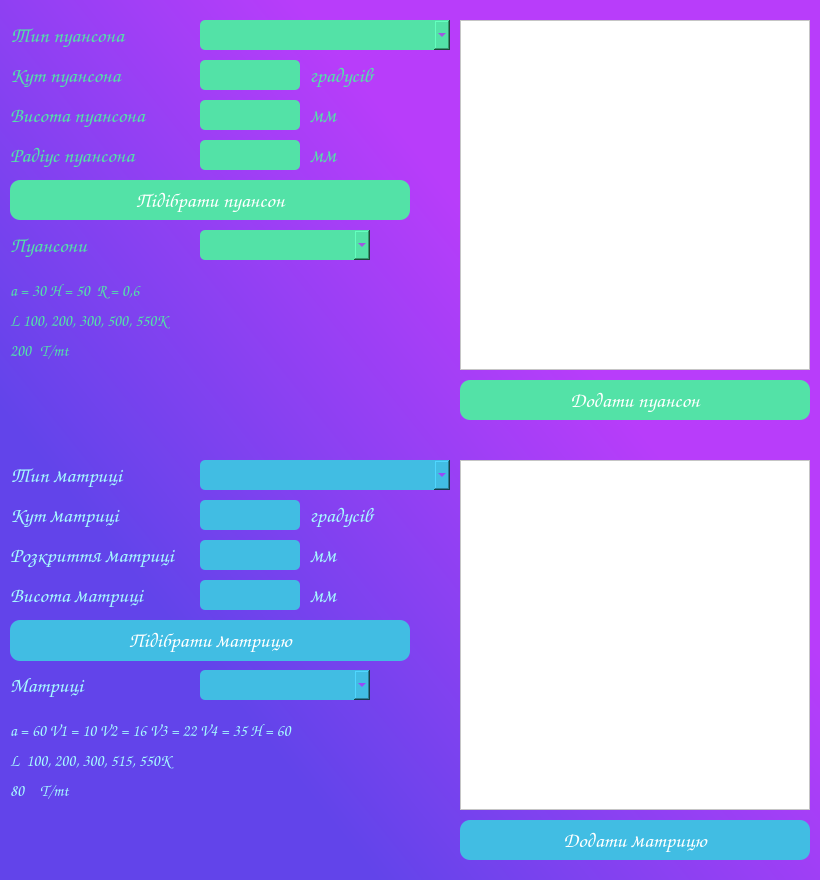
<?xml version="1.0" encoding="UTF-8"?>
<ui version="4.0">
 <class>Form</class>
 <widget class="QWidget" name="Form">
  <property name="geometry">
   <rect>
    <x>0</x>
    <y>0</y>
    <width>820</width>
    <height>880</height>
   </rect>
  </property>
  <property name="windowTitle">
   <string>Form</string>
  </property>
  <property name="styleSheet">
   <string notr="true">background-color: qlineargradient(spread:pad, x1:0.0685455, y1:0.704, x2:0.585, y2:0.261, stop:0.153409 rgba(98, 68, 234, 255), stop:1 rgba(184, 61, 250, 255));</string>
  </property>
  <property name="locale">
   <locale language="Ukrainian" country="Ukraine"/>
  </property>
  <widget class="QLabel" name="punch_angle_label">
   <property name="geometry">
    <rect>
     <x>10</x>
     <y>60</y>
     <width>150</width>
     <height>31</height>
    </rect>
   </property>
   <property name="font">
    <font>
     <family>Comic Sans MS</family>
     <pointsize>16</pointsize>
    </font>
   </property>
   <property name="styleSheet">
    <string notr="true">background-color: qlineargradient(spread:pad, x1:0, y1:0, x2:1, y2:0, stop:0 rgba(0, 0, 0, 0), stop:1 rgba(255, 255, 255, 0));
color: rgb(83, 226, 167);</string>
   </property>
   <property name="text">
    <string>Кут пуансона</string>
   </property>
  </widget>
  <widget class="QLabel" name="punch_height_label">
   <property name="geometry">
    <rect>
     <x>10</x>
     <y>100</y>
     <width>170</width>
     <height>31</height>
    </rect>
   </property>
   <property name="font">
    <font>
     <family>Comic Sans MS</family>
     <pointsize>16</pointsize>
    </font>
   </property>
   <property name="styleSheet">
    <string notr="true">background-color: qlineargradient(spread:pad, x1:0, y1:0, x2:1, y2:0, stop:0 rgba(0, 0, 0, 0), stop:1 rgba(255, 255, 255, 0));
color: rgb(83, 226, 167);</string>
   </property>
   <property name="text">
    <string>Висота пуансона</string>
   </property>
  </widget>
  <widget class="QLabel" name="punch_radius_label">
   <property name="geometry">
    <rect>
     <x>10</x>
     <y>140</y>
     <width>170</width>
     <height>30</height>
    </rect>
   </property>
   <property name="font">
    <font>
     <family>Comic Sans MS</family>
     <pointsize>16</pointsize>
    </font>
   </property>
   <property name="styleSheet">
    <string notr="true">background-color: qlineargradient(spread:pad, x1:0, y1:0, x2:1, y2:0, stop:0 rgba(0, 0, 0, 0), stop:1 rgba(255, 255, 255, 0));
color: rgb(83, 226, 167);</string>
   </property>
   <property name="text">
    <string>Радіус пуансона</string>
   </property>
  </widget>
  <widget class="QLabel" name="die_angle_label">
   <property name="geometry">
    <rect>
     <x>10</x>
     <y>500</y>
     <width>150</width>
     <height>30</height>
    </rect>
   </property>
   <property name="font">
    <font>
     <family>Comic Sans MS</family>
     <pointsize>16</pointsize>
    </font>
   </property>
   <property name="styleSheet">
    <string notr="true">background-color: qlineargradient(spread:pad, x1:0, y1:0, x2:1, y2:0, stop:0 rgba(0, 0, 0, 0), stop:1 rgba(255, 255, 255, 0));
color:rgb(166, 251, 255);</string>
   </property>
   <property name="text">
    <string>Кут матриці</string>
   </property>
  </widget>
  <widget class="QLabel" name="die_distance_label">
   <property name="geometry">
    <rect>
     <x>10</x>
     <y>540</y>
     <width>180</width>
     <height>30</height>
    </rect>
   </property>
   <property name="font">
    <font>
     <family>Comic Sans MS</family>
     <pointsize>16</pointsize>
    </font>
   </property>
   <property name="styleSheet">
    <string notr="true">background-color: qlineargradient(spread:pad, x1:0, y1:0, x2:1, y2:0, stop:0 rgba(0, 0, 0, 0), stop:1 rgba(255, 255, 255, 0));
color:rgb(166, 251, 255);</string>
   </property>
   <property name="text">
    <string>Розкриття матриці</string>
   </property>
  </widget>
  <widget class="QLineEdit" name="punch_angle_value">
   <property name="geometry">
    <rect>
     <x>200</x>
     <y>60</y>
     <width>100</width>
     <height>30</height>
    </rect>
   </property>
   <property name="font">
    <font>
     <family>Comic Sans MS</family>
     <pointsize>12</pointsize>
    </font>
   </property>
   <property name="styleSheet">
    <string notr="true">QLineEdit{

	background-color: rgb(83, 226, 167);
	color: rgb(202, 8, 255);
	border: 1px  rgb(255, 197, 60);
border-radius: 5px;
}
QLineEdit:hover {
	border: 3px solid rgb(2, 35, 255);
}
QLineEdit:focus {
	border: 3px solid rgb(0, 255, 162);
}</string>
   </property>
   <property name="alignment">
    <set>Qt::AlignCenter</set>
   </property>
  </widget>
  <widget class="QLineEdit" name="punch_height_value">
   <property name="geometry">
    <rect>
     <x>200</x>
     <y>100</y>
     <width>100</width>
     <height>30</height>
    </rect>
   </property>
   <property name="font">
    <font>
     <family>Comic Sans MS</family>
     <pointsize>12</pointsize>
    </font>
   </property>
   <property name="styleSheet">
    <string notr="true">QLineEdit{

	background-color: rgb(83, 226, 167);
	color: rgb(202, 8, 255);
	border: 1px  rgb(255, 197, 60);
border-radius: 5px;
}
QLineEdit:hover {
	border: 3px solid rgb(2, 35, 255);
}
QLineEdit:focus {
	border: 3px solid rgb(0, 255, 162);
}</string>
   </property>
   <property name="alignment">
    <set>Qt::AlignCenter</set>
   </property>
  </widget>
  <widget class="QLineEdit" name="punch_radius_value">
   <property name="geometry">
    <rect>
     <x>200</x>
     <y>140</y>
     <width>100</width>
     <height>30</height>
    </rect>
   </property>
   <property name="font">
    <font>
     <family>Comic Sans MS</family>
     <pointsize>12</pointsize>
    </font>
   </property>
   <property name="styleSheet">
    <string notr="true">QLineEdit{

	background-color: rgb(83, 226, 167);
	color: rgb(202, 8, 255);
	border: 1px  rgb(255, 197, 60);
border-radius: 5px;
}
QLineEdit:hover {
	border: 3px solid rgb(2, 35, 255);
}
QLineEdit:focus {
	border: 3px solid rgb(0, 255, 162);
}</string>
   </property>
   <property name="alignment">
    <set>Qt::AlignCenter</set>
   </property>
  </widget>
  <widget class="QLineEdit" name="die_angle_value">
   <property name="geometry">
    <rect>
     <x>200</x>
     <y>500</y>
     <width>100</width>
     <height>30</height>
    </rect>
   </property>
   <property name="font">
    <font>
     <family>Comic Sans MS</family>
     <pointsize>12</pointsize>
    </font>
   </property>
   <property name="styleSheet">
    <string notr="true">QLineEdit{

	background-color: rgb(65, 189, 227);
	color: rgb(202, 8, 255);
	border: 1px  rgb(65, 189, 227);
border-radius: 5px;
}
QLineEdit:hover {
	border: 3px solid rgb(2, 35, 255);
}
QLineEdit:focus {
	border: 3px solid rgb(0, 255, 162);
}</string>
   </property>
   <property name="alignment">
    <set>Qt::AlignCenter</set>
   </property>
  </widget>
  <widget class="QLineEdit" name="die_distance_value">
   <property name="geometry">
    <rect>
     <x>200</x>
     <y>540</y>
     <width>100</width>
     <height>30</height>
    </rect>
   </property>
   <property name="font">
    <font>
     <family>Comic Sans MS</family>
     <pointsize>12</pointsize>
    </font>
   </property>
   <property name="styleSheet">
    <string notr="true">QLineEdit{

	background-color:rgb(65, 189, 227) ;
	color: rgb(202, 8, 255);

	border: 1px  rgb(65, 189, 227);
border-radius: 5px;
}
QLineEdit:hover {
	border: 3px solid rgb(2, 35, 255);
}
QLineEdit:focus {
	border: 3px solid rgb(0, 255, 162);
}</string>
   </property>
   <property name="alignment">
    <set>Qt::AlignCenter</set>
   </property>
  </widget>
  <widget class="QLabel" name="punch_grad_label">
   <property name="geometry">
    <rect>
     <x>310</x>
     <y>60</y>
     <width>90</width>
     <height>30</height>
    </rect>
   </property>
   <property name="font">
    <font>
     <family>Comic Sans MS</family>
     <pointsize>16</pointsize>
    </font>
   </property>
   <property name="styleSheet">
    <string notr="true">background-color: qlineargradient(spread:pad, x1:0, y1:0, x2:1, y2:0, stop:0 rgba(0, 0, 0, 0), stop:1 rgba(255, 255, 255, 0));
color: rgb(83, 226, 167);</string>
   </property>
   <property name="text">
    <string>градусів</string>
   </property>
   <property name="alignment">
    <set>Qt::AlignLeading|Qt::AlignLeft|Qt::AlignVCenter</set>
   </property>
  </widget>
  <widget class="QLabel" name="punch_height_mm_label">
   <property name="geometry">
    <rect>
     <x>310</x>
     <y>100</y>
     <width>40</width>
     <height>30</height>
    </rect>
   </property>
   <property name="font">
    <font>
     <family>Comic Sans MS</family>
     <pointsize>16</pointsize>
    </font>
   </property>
   <property name="styleSheet">
    <string notr="true">background-color: qlineargradient(spread:pad, x1:0, y1:0, x2:1, y2:0, stop:0 rgba(0, 0, 0, 0), stop:1 rgba(255, 255, 255, 0));
color:  rgb(83, 226, 167);</string>
   </property>
   <property name="text">
    <string>мм</string>
   </property>
   <property name="alignment">
    <set>Qt::AlignLeading|Qt::AlignLeft|Qt::AlignVCenter</set>
   </property>
  </widget>
  <widget class="QLabel" name="punch_radius_mm_label">
   <property name="geometry">
    <rect>
     <x>310</x>
     <y>140</y>
     <width>40</width>
     <height>30</height>
    </rect>
   </property>
   <property name="font">
    <font>
     <family>Comic Sans MS</family>
     <pointsize>16</pointsize>
    </font>
   </property>
   <property name="styleSheet">
    <string notr="true">background-color: qlineargradient(spread:pad, x1:0, y1:0, x2:1, y2:0, stop:0 rgba(0, 0, 0, 0), stop:1 rgba(255, 255, 255, 0));
color:  rgb(83, 226, 167);</string>
   </property>
   <property name="text">
    <string>мм</string>
   </property>
   <property name="alignment">
    <set>Qt::AlignLeading|Qt::AlignLeft|Qt::AlignVCenter</set>
   </property>
  </widget>
  <widget class="QLabel" name="die_grad_label">
   <property name="geometry">
    <rect>
     <x>310</x>
     <y>500</y>
     <width>90</width>
     <height>30</height>
    </rect>
   </property>
   <property name="font">
    <font>
     <family>Comic Sans MS</family>
     <pointsize>16</pointsize>
    </font>
   </property>
   <property name="styleSheet">
    <string notr="true">background-color: qlineargradient(spread:pad, x1:0, y1:0, x2:1, y2:0, stop:0 rgba(0, 0, 0, 0), stop:1 rgba(255, 255, 255, 0));
color:rgb(166, 251, 255);</string>
   </property>
   <property name="text">
    <string>градусів</string>
   </property>
  </widget>
  <widget class="QLabel" name="die_distance_mm_label">
   <property name="geometry">
    <rect>
     <x>310</x>
     <y>540</y>
     <width>30</width>
     <height>30</height>
    </rect>
   </property>
   <property name="font">
    <font>
     <family>Comic Sans MS</family>
     <pointsize>16</pointsize>
    </font>
   </property>
   <property name="styleSheet">
    <string notr="true">background-color: qlineargradient(spread:pad, x1:0, y1:0, x2:1, y2:0, stop:0 rgba(0, 0, 0, 0), stop:1 rgba(255, 255, 255, 0));
color:rgb(166, 251, 255);</string>
   </property>
   <property name="text">
    <string>мм</string>
   </property>
  </widget>
  <widget class="QLabel" name="type_die_label">
   <property name="geometry">
    <rect>
     <x>10</x>
     <y>460</y>
     <width>150</width>
     <height>30</height>
    </rect>
   </property>
   <property name="font">
    <font>
     <family>Comic Sans MS</family>
     <pointsize>16</pointsize>
    </font>
   </property>
   <property name="styleSheet">
    <string notr="true">background-color: qlineargradient(spread:pad, x1:0, y1:0, x2:1, y2:0, stop:0 rgba(0, 0, 0, 0), stop:1 rgba(255, 255, 255, 0));
color:rgb(166, 251, 255);</string>
   </property>
   <property name="text">
    <string>Тип матриці</string>
   </property>
  </widget>
  <widget class="QComboBox" name="type_die_value">
   <property name="geometry">
    <rect>
     <x>200</x>
     <y>460</y>
     <width>250</width>
     <height>30</height>
    </rect>
   </property>
   <property name="font">
    <font>
     <family>Comic Sans MS</family>
     <pointsize>12</pointsize>
    </font>
   </property>
   <property name="styleSheet">
    <string notr="true">QComboBox{
	background-color: rgb(65, 189, 227);
	color: rgb(202, 8, 255);
	border: 1px  rgb(65, 189, 227);
border-radius: 5px;
}
QComboBox:hover {
	border: 3px solid rgb(2, 35, 255);
}
QComboBox:focus {

	border: 3px solid rgb(225, 255, 249);
}
QScrollBar {
	background-color: rgb(237, 255, 152);
	color: yellow;
}
QScrollBar::handle::pressed {
	background : lightgreen;
}
QComboBox:focus {
	border: 3px solid rgb(0, 255, 162);
}</string>
   </property>
  </widget>
  <widget class="QLabel" name="type_punch_label">
   <property name="geometry">
    <rect>
     <x>10</x>
     <y>20</y>
     <width>150</width>
     <height>30</height>
    </rect>
   </property>
   <property name="font">
    <font>
     <family>Comic Sans MS</family>
     <pointsize>16</pointsize>
    </font>
   </property>
   <property name="styleSheet">
    <string notr="true">background-color: qlineargradient(spread:pad, x1:0, y1:0, x2:1, y2:0, stop:0 rgba(0, 0, 0, 0), stop:1 rgba(255, 255, 255, 0));
color: rgb(83, 226, 167);</string>
   </property>
   <property name="text">
    <string>Тип пуансона</string>
   </property>
  </widget>
  <widget class="QComboBox" name="type_punch_value">
   <property name="geometry">
    <rect>
     <x>200</x>
     <y>20</y>
     <width>250</width>
     <height>30</height>
    </rect>
   </property>
   <property name="font">
    <font>
     <family>Comic Sans MS</family>
     <pointsize>12</pointsize>
    </font>
   </property>
   <property name="styleSheet">
    <string notr="true">QComboBox{
	background-color: rgb(83, 226, 167);
	color: rgb(202, 8, 255);
	border: 1px  rgb(255, 197, 60);
border-radius: 5px;
}
QComboBox:hover {
	border: 3px solid rgb(2, 35, 255);
}
QComboBox:focus {

	border: 3px solid rgb(225, 255, 249);
}
QScrollBar {
	background-color: rgb(237, 255, 152);
	color: yellow;
}
QScrollBar::handle::pressed {
	background : lightgreen;
}
QComboBox:focus {
	border: 3px solid rgb(0, 255, 162);
}</string>
   </property>
  </widget>
  <widget class="QComboBox" name="result_punch_value">
   <property name="geometry">
    <rect>
     <x>200</x>
     <y>230</y>
     <width>170</width>
     <height>30</height>
    </rect>
   </property>
   <property name="styleSheet">
    <string notr="true">QComboBox{
	background-color: rgb(83, 226, 167);
	color: rgb(202, 8, 255);
	border: 1px  rgb(255, 197, 60);
border-radius: 5px;
}
QComboBox:hover {
	border: 3px solid rgb(2, 35, 255);
}
QComboBox:focus {

	border: 3px solid rgb(225, 255, 249);
}
QScrollBar {
	background-color: rgb(237, 255, 152);
	color: yellow;
}
QScrollBar::handle::pressed {
	background : lightgreen;
}
QComboBox:focus {
	border: 3px solid rgb(0, 255, 162);
}</string>
   </property>
  </widget>
  <widget class="QLabel" name="punch_result_label">
   <property name="geometry">
    <rect>
     <x>10</x>
     <y>230</y>
     <width>111</width>
     <height>31</height>
    </rect>
   </property>
   <property name="font">
    <font>
     <family>Comic Sans MS</family>
     <pointsize>16</pointsize>
    </font>
   </property>
   <property name="styleSheet">
    <string notr="true">background-color: qlineargradient(spread:pad, x1:0, y1:0, x2:1, y2:0, stop:0 rgba(0, 0, 0, 0), stop:1 rgba(255, 255, 255, 0));
color:  rgb(83, 226, 167);</string>
   </property>
   <property name="text">
    <string>Пуансони</string>
   </property>
  </widget>
  <widget class="QComboBox" name="result_die_value">
   <property name="geometry">
    <rect>
     <x>200</x>
     <y>670</y>
     <width>170</width>
     <height>30</height>
    </rect>
   </property>
   <property name="font">
    <font>
     <family>Comic Sans MS</family>
     <pointsize>12</pointsize>
    </font>
   </property>
   <property name="styleSheet">
    <string notr="true">QComboBox{
	background-color: rgb(65, 189, 227);
	color: rgb(202, 8, 255);
	border: 1px  rgb(65, 189, 227);
border-radius: 5px;
}
QComboBox:hover {
	border: 3px solid rgb(2, 35, 255);
}
QComboBox:focus {

	border: 3px solid rgb(225, 255, 249);
}
QScrollBar {
	background-color: rgb(237, 255, 152);
	color: yellow;
}
QScrollBar::handle::pressed {
	background : lightgreen;
}
QComboBox:focus {
	border: 3px solid rgb(0, 255, 162);
}</string>
   </property>
  </widget>
  <widget class="QLabel" name="punch_result_label_2">
   <property name="geometry">
    <rect>
     <x>10</x>
     <y>670</y>
     <width>90</width>
     <height>31</height>
    </rect>
   </property>
   <property name="font">
    <font>
     <family>Comic Sans MS</family>
     <pointsize>16</pointsize>
    </font>
   </property>
   <property name="styleSheet">
    <string notr="true">background-color: qlineargradient(spread:pad, x1:0, y1:0, x2:1, y2:0, stop:0 rgba(0, 0, 0, 0), stop:1 rgba(255, 255, 255, 0));
color: rgb(166, 251, 255);</string>
   </property>
   <property name="text">
    <string>Матриці</string>
   </property>
  </widget>
  <widget class="QPushButton" name="find_punch_button">
   <property name="enabled">
    <bool>true</bool>
   </property>
   <property name="geometry">
    <rect>
     <x>10</x>
     <y>180</y>
     <width>400</width>
     <height>40</height>
    </rect>
   </property>
   <property name="font">
    <font>
     <family>Comic Sans MS</family>
     <pointsize>16</pointsize>
    </font>
   </property>
   <property name="styleSheet">
    <string notr="true">QPushButton {
	background-color: rgb(83, 226, 167);
color:white;
border-radius: 10px;
}
QPushButton:hover {
    background-color:  rgb(48, 221, 255);
}</string>
   </property>
   <property name="locale">
    <locale language="Ukrainian" country="Ukraine"/>
   </property>
   <property name="text">
    <string>Підібрати пуансон</string>
   </property>
   <property name="shortcut">
    <string/>
   </property>
  </widget>
  <widget class="QPushButton" name="find_die_button">
   <property name="enabled">
    <bool>true</bool>
   </property>
   <property name="geometry">
    <rect>
     <x>10</x>
     <y>620</y>
     <width>400</width>
     <height>41</height>
    </rect>
   </property>
   <property name="font">
    <font>
     <family>Comic Sans MS</family>
     <pointsize>16</pointsize>
    </font>
   </property>
   <property name="styleSheet">
    <string notr="true">QPushButton {
background-color:  rgb(65, 189, 227);
color:white;
border-radius: 10px;
}
QPushButton:hover {
    background-color:  rgb(48, 221, 255);
}</string>
   </property>
   <property name="locale">
    <locale language="Ukrainian" country="Ukraine"/>
   </property>
   <property name="text">
    <string>Підібрати матрицю</string>
   </property>
   <property name="shortcut">
    <string/>
   </property>
  </widget>
  <widget class="QGraphicsView" name="punch_image">
   <property name="geometry">
    <rect>
     <x>460</x>
     <y>20</y>
     <width>350</width>
     <height>350</height>
    </rect>
   </property>
   <property name="styleSheet">
    <string notr="true">background: rgb(255, 255, 255);</string>
   </property>
  </widget>
  <widget class="QGraphicsView" name="die_image">
   <property name="geometry">
    <rect>
     <x>460</x>
     <y>460</y>
     <width>350</width>
     <height>350</height>
    </rect>
   </property>
   <property name="styleSheet">
    <string notr="true">background: rgb(255, 255, 255);</string>
   </property>
  </widget>
  <widget class="QPushButton" name="add_punch_button_3">
   <property name="enabled">
    <bool>true</bool>
   </property>
   <property name="geometry">
    <rect>
     <x>460</x>
     <y>380</y>
     <width>350</width>
     <height>40</height>
    </rect>
   </property>
   <property name="font">
    <font>
     <family>Comic Sans MS</family>
     <pointsize>16</pointsize>
    </font>
   </property>
   <property name="styleSheet">
    <string notr="true">QPushButton {
	background-color: rgb(83, 226, 167);
color:white;
border-radius: 10px;
}
QPushButton:hover {
    background-color:  rgb(48, 221, 255);
}</string>
   </property>
   <property name="locale">
    <locale language="Ukrainian" country="Ukraine"/>
   </property>
   <property name="text">
    <string>Додати пуансон</string>
   </property>
   <property name="shortcut">
    <string/>
   </property>
  </widget>
  <widget class="QPushButton" name="add_die_button">
   <property name="enabled">
    <bool>true</bool>
   </property>
   <property name="geometry">
    <rect>
     <x>460</x>
     <y>820</y>
     <width>350</width>
     <height>40</height>
    </rect>
   </property>
   <property name="font">
    <font>
     <family>Comic Sans MS</family>
     <pointsize>16</pointsize>
    </font>
   </property>
   <property name="styleSheet">
    <string notr="true">QPushButton {
background-color:  rgb(65, 189, 227);
color:white;
border-radius: 10px;
}
QPushButton:hover {
    background-color:  rgb(48, 221, 255);
}</string>
   </property>
   <property name="locale">
    <locale language="Ukrainian" country="Ukraine"/>
   </property>
   <property name="text">
    <string>Додати матрицю</string>
   </property>
   <property name="shortcut">
    <string/>
   </property>
  </widget>
  <widget class="QLabel" name="info_punch_label">
   <property name="geometry">
    <rect>
     <x>10</x>
     <y>280</y>
     <width>350</width>
     <height>20</height>
    </rect>
   </property>
   <property name="font">
    <font>
     <family>Comic Sans MS</family>
     <pointsize>12</pointsize>
    </font>
   </property>
   <property name="styleSheet">
    <string notr="true">background-color: qlineargradient(spread:pad, x1:0, y1:0, x2:1, y2:0, stop:0 rgba(0, 0, 0, 0), stop:1 rgba(255, 255, 255, 0));
color:  rgb(83, 226, 167);</string>
   </property>
   <property name="text">
    <string>a = 30 H = 50  R = 0,6</string>
   </property>
   <property name="alignment">
    <set>Qt::AlignLeading|Qt::AlignLeft|Qt::AlignVCenter</set>
   </property>
  </widget>
  <widget class="QLabel" name="info_die_label">
   <property name="geometry">
    <rect>
     <x>10</x>
     <y>720</y>
     <width>350</width>
     <height>20</height>
    </rect>
   </property>
   <property name="font">
    <font>
     <family>Comic Sans MS</family>
     <pointsize>12</pointsize>
    </font>
   </property>
   <property name="styleSheet">
    <string notr="true">background-color: qlineargradient(spread:pad, x1:0, y1:0, x2:1, y2:0, stop:0 rgba(0, 0, 0, 0), stop:1 rgba(255, 255, 255, 0));
color:rgb(166, 251, 255);</string>
   </property>
   <property name="text">
    <string>a = 60 V1 = 10 V2 = 16 V3 = 22 V4 = 35 H = 60</string>
   </property>
   <property name="alignment">
    <set>Qt::AlignLeading|Qt::AlignLeft|Qt::AlignVCenter</set>
   </property>
  </widget>
  <widget class="QLabel" name="length_info_punch_label">
   <property name="geometry">
    <rect>
     <x>10</x>
     <y>310</y>
     <width>330</width>
     <height>20</height>
    </rect>
   </property>
   <property name="font">
    <font>
     <family>Comic Sans MS</family>
     <pointsize>12</pointsize>
    </font>
   </property>
   <property name="styleSheet">
    <string notr="true">background-color: qlineargradient(spread:pad, x1:0, y1:0, x2:1, y2:0, stop:0 rgba(0, 0, 0, 0), stop:1 rgba(255, 255, 255, 0));
color: rgb(83, 226, 167);</string>
   </property>
   <property name="text">
    <string>L 100, 200, 300, 500, 550K</string>
   </property>
   <property name="alignment">
    <set>Qt::AlignLeading|Qt::AlignLeft|Qt::AlignVCenter</set>
   </property>
  </widget>
  <widget class="QLabel" name="t_mt_value_punch">
   <property name="geometry">
    <rect>
     <x>10</x>
     <y>340</y>
     <width>30</width>
     <height>20</height>
    </rect>
   </property>
   <property name="font">
    <font>
     <family>Comic Sans MS</family>
     <pointsize>12</pointsize>
    </font>
   </property>
   <property name="styleSheet">
    <string notr="true">background-color: qlineargradient(spread:pad, x1:0, y1:0, x2:1, y2:0, stop:0 rgba(0, 0, 0, 0), stop:1 rgba(255, 255, 255, 0));
color: rgb(83, 226, 167);</string>
   </property>
   <property name="text">
    <string>200</string>
   </property>
   <property name="alignment">
    <set>Qt::AlignLeading|Qt::AlignLeft|Qt::AlignVCenter</set>
   </property>
  </widget>
  <widget class="QLabel" name="length_die_label">
   <property name="geometry">
    <rect>
     <x>10</x>
     <y>750</y>
     <width>250</width>
     <height>20</height>
    </rect>
   </property>
   <property name="font">
    <font>
     <family>Comic Sans MS</family>
     <pointsize>12</pointsize>
    </font>
   </property>
   <property name="styleSheet">
    <string notr="true">background-color: qlineargradient(spread:pad, x1:0, y1:0, x2:1, y2:0, stop:0 rgba(0, 0, 0, 0), stop:1 rgba(255, 255, 255, 0));
color:rgb(166, 251, 255);</string>
   </property>
   <property name="text">
    <string>L  100, 200, 300, 515, 550K</string>
   </property>
   <property name="alignment">
    <set>Qt::AlignLeading|Qt::AlignLeft|Qt::AlignVCenter</set>
   </property>
  </widget>
  <widget class="QLabel" name="t_mt_value_die">
   <property name="geometry">
    <rect>
     <x>10</x>
     <y>780</y>
     <width>30</width>
     <height>20</height>
    </rect>
   </property>
   <property name="font">
    <font>
     <family>Comic Sans MS</family>
     <pointsize>12</pointsize>
    </font>
   </property>
   <property name="styleSheet">
    <string notr="true">background-color: qlineargradient(spread:pad, x1:0, y1:0, x2:1, y2:0, stop:0 rgba(0, 0, 0, 0), stop:1 rgba(255, 255, 255, 0));
color:rgb(166, 251, 255);</string>
   </property>
   <property name="text">
    <string>80</string>
   </property>
   <property name="alignment">
    <set>Qt::AlignLeading|Qt::AlignLeft|Qt::AlignVCenter</set>
   </property>
  </widget>
  <widget class="QLabel" name="t_mt_info_punch_label">
   <property name="geometry">
    <rect>
     <x>40</x>
     <y>340</y>
     <width>50</width>
     <height>20</height>
    </rect>
   </property>
   <property name="font">
    <font>
     <family>Comic Sans MS</family>
     <pointsize>12</pointsize>
    </font>
   </property>
   <property name="styleSheet">
    <string notr="true">background-color: qlineargradient(spread:pad, x1:0, y1:0, x2:1, y2:0, stop:0 rgba(0, 0, 0, 0), stop:1 rgba(255, 255, 255, 0));
color: rgb(83, 226, 167);</string>
   </property>
   <property name="text">
    <string>T/mt</string>
   </property>
   <property name="alignment">
    <set>Qt::AlignLeading|Qt::AlignLeft|Qt::AlignVCenter</set>
   </property>
  </widget>
  <widget class="QLabel" name="t_mt_die_label">
   <property name="geometry">
    <rect>
     <x>40</x>
     <y>780</y>
     <width>50</width>
     <height>20</height>
    </rect>
   </property>
   <property name="font">
    <font>
     <family>Comic Sans MS</family>
     <pointsize>12</pointsize>
    </font>
   </property>
   <property name="styleSheet">
    <string notr="true">background-color: qlineargradient(spread:pad, x1:0, y1:0, x2:1, y2:0, stop:0 rgba(0, 0, 0, 0), stop:1 rgba(255, 255, 255, 0));
color:rgb(166, 251, 255);</string>
   </property>
   <property name="text">
    <string>T/mt</string>
   </property>
   <property name="alignment">
    <set>Qt::AlignLeading|Qt::AlignLeft|Qt::AlignVCenter</set>
   </property>
  </widget>
  <widget class="QLabel" name="die_height_label">
   <property name="geometry">
    <rect>
     <x>10</x>
     <y>580</y>
     <width>160</width>
     <height>30</height>
    </rect>
   </property>
   <property name="font">
    <font>
     <family>Comic Sans MS</family>
     <pointsize>16</pointsize>
    </font>
   </property>
   <property name="styleSheet">
    <string notr="true">background-color: qlineargradient(spread:pad, x1:0, y1:0, x2:1, y2:0, stop:0 rgba(0, 0, 0, 0), stop:1 rgba(255, 255, 255, 0));
color:rgb(166, 251, 255);</string>
   </property>
   <property name="text">
    <string>Висота матриці</string>
   </property>
  </widget>
  <widget class="QLineEdit" name="die_height_value">
   <property name="geometry">
    <rect>
     <x>200</x>
     <y>580</y>
     <width>100</width>
     <height>30</height>
    </rect>
   </property>
   <property name="font">
    <font>
     <family>Comic Sans MS</family>
     <pointsize>12</pointsize>
    </font>
   </property>
   <property name="styleSheet">
    <string notr="true">QLineEdit{

	background-color:rgb(65, 189, 227) ;
	color: rgb(202, 8, 255);
	border: 1px  rgb(65, 189, 227);
border-radius: 5px;
}
QLineEdit:hover {
	border: 3px solid rgb(2, 35, 255);
}
QLineEdit:focus {
	border: 3px solid rgb(0, 255, 162);
}</string>
   </property>
   <property name="alignment">
    <set>Qt::AlignCenter</set>
   </property>
  </widget>
  <widget class="QLabel" name="die_height_mm_label">
   <property name="geometry">
    <rect>
     <x>310</x>
     <y>580</y>
     <width>30</width>
     <height>30</height>
    </rect>
   </property>
   <property name="font">
    <font>
     <family>Comic Sans MS</family>
     <pointsize>16</pointsize>
    </font>
   </property>
   <property name="styleSheet">
    <string notr="true">background-color: qlineargradient(spread:pad, x1:0, y1:0, x2:1, y2:0, stop:0 rgba(0, 0, 0, 0), stop:1 rgba(255, 255, 255, 0));
color:rgb(166, 251, 255);</string>
   </property>
   <property name="text">
    <string>мм</string>
   </property>
  </widget>
 </widget>
 <resources/>
 <connections/>
</ui>
